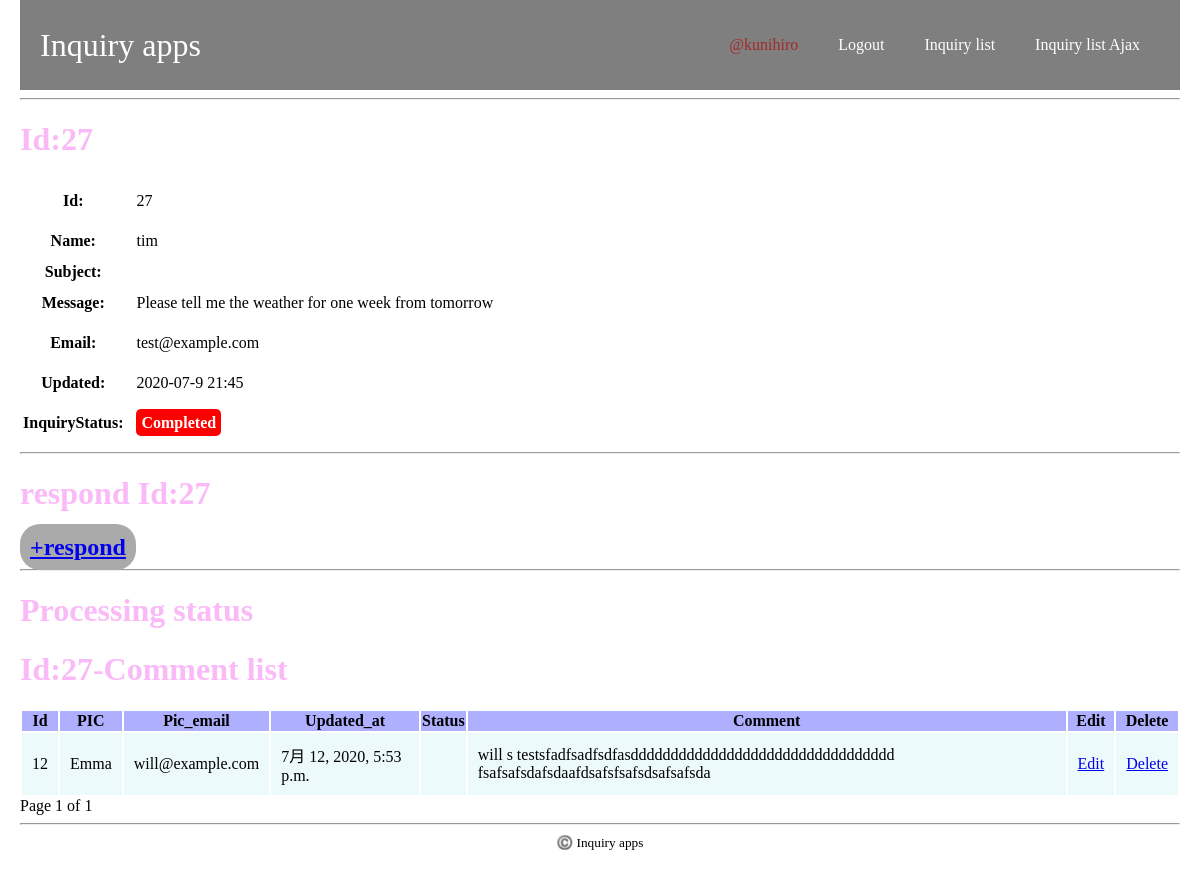
/inquiry/27/comment/list/ (signed in), run on the app's committed database.
### inquiry_apps/models.py (models this page shows, shortened)
class Inquiry(models.Model):
    class Meta:
        db_table = 'inquiry'
    name = models.CharField(verbose_name='name',
                                max_length=255)
    subject = models.CharField(verbose_name='subject',
                                max_length=255)
    message = models.CharField(verbose_name='message',
                                max_length=500)
    email = models.EmailField(verbose_name='email')
    created_at = models.DateTimeField(verbose_name='created_at',
                                        auto_now_add=True)
    updated_at = models.DateTimeField(verbose_name='updated_at',
                                        auto_now_add=True)
    class InquiryStatus():
        Pending = 0
        Ignore = 1
        Completed = 2
    INQUIRY_STATUS_CHOICES = [
        (InquiryStatus.Pending, 'Pending'),
        (InquiryStatus.Ignore, 'Ignore'),
        (InquiryStatus.Completed, 'Completed'),
    ]
    inquiry_status = models.IntegerField(
        verbose_name='inquiry_status',
        choices=INQUIRY_STATUS_CHOICES,
        default=0
    )
    def inquiry_status_as_str(self):
        if self.inquiry_status == Inquiry.InquiryStatus.Pending:
            return Inquiry.INQUIRY_STATUS_CHOICES[0][1]
        if self.inquiry_status == Inquiry.InquiryStatus.Ignore:
            return Inquiry.INQUIRY_STATUS_CHOICES[1][1]
        if self.inquiry_status == Inquiry.InquiryStatus.Completed:
            return Inquiry.INQUIRY_STATUS_CHOICES[2][1]

class InquiryComment(models.Model):
    class Meta:
        db_table = 'inquiry_comment'
    inquiry_id = models.IntegerField(verbose_name='inquiry_id',
                                        null=True,)
    class PersonInCharge():
        Andrew = 0
        William = 1
        Emma = 2
    PERSON_IN_CHARGE_CHOICES = [
        (PersonInCharge.Andrew, 'Andrew'),
        (PersonInCharge.William, 'William'),
        (PersonInCharge.Emma, 'Emma'),
    ]
    pic = models.IntegerField(verbose_name='person_in_charge',
                            choices=PERSON_IN_CHARGE_CHOICES,
                            max_length=20,)
    pic_email = models.EmailField(verbose_name='pic_email',
                                    max_length=255)
    created_at = models.DateTimeField(verbose_name='created_at',
                                        auto_now_add=True,)
    updated_at = models.DateTimeField(verbose_name='updated_at',
                                        auto_now=True,)
    class InquiryStatus():
        Pending = 0
        Ignore = 1
        Completed = 2
    INQUIRY_STATUS_CHOICES = [
        (Inquiry.InquiryStatus.Pending, 'Pending'),
        (Inquiry.InquiryStatus.Ignore, 'Ignore'),
        (Inquiry.InquiryStatus.Completed, 'Completed'),
    ]
    inquiry_status = models.IntegerField(
        verbose_name='inquiry_status',
        choices=INQUIRY_STATUS_CHOICES,
        default=0
    )
    if __name__ == '__main__':
        print('来てる？')
        result = Inquiry(inquiry_status)
        result.inquiry_status_as_str()
    comment = models.CharField(max_length=500)

### inquiry_apps/views.py (the view)
# urls.py: path('inquiry/<int:inquiry_id>/comment/list/', views.comment_list, name='comment_list'),
@login_required(login_url='/inquiry/login/')
@require_http_methods(['GET'])
def comment_list(request, inquiry_id):
    inquiry = get_object_or_404(Inquiry, id=inquiry_id)
    qs = InquiryComment.objects.filter(inquiry_id=inquiry_id).order_by('id').reverse()
    inquiry_comments = []
    for p in qs:
        inquiry_comments.append(p)
    inquiry_comments = _paginator(request, inquiry_comments)
    context = {
        'inquiry': inquiry,
        'inquiry_comments': inquiry_comments,
    }
    return render(request, 'inquiry_apps/comment_list.html', context)

### inquiry_apps/views.py (called while the page is built)
def _paginator(request, qs):
    paginator = Paginator(qs, 5)
    page = request.GET.get('page', 1)
    try:
        inquiry_lists = paginator.page(page)
    except PageNotAnInteger:
        inquiry_lists = paginator.page(1)
    except EmptyPage:
        inquiry_lists = paginator.page(paginator.num_pages)
    return inquiry_lists

### inquiry_apps/templates/inquiry_apps/comment_list.html (shortened to what this page needs)
{% extends 'inquiry_apps/base.html' %}
{% block content %}
<h1>Id:{{ inquiry.id }}</h1>
<table class="inquiry_table">
    <tr>
        <th>Id:</th>
        <td>{{ inquiry.id }}</td>
    </tr>
    <tr>
        <th>Name:</th>
        <td>{{ inquiry.name }}</td>
    </tr>
    <tr>
        <th>Subject:</th>
        <td>{{ inquiry.subject }}</td>
    </tr>
    <tr>
        <th>Message:</th>
        <td>{{ inquiry.message }}</td>
    </tr>
    <tr>
        <th>Email:</th>
        <td>{{ inquiry.email }}</td>
    </tr>
    <tr>
        <th>Updated:</th>
        <td>{{ inquiry.updated_at|date:"Y-m-j H:i" }}</td>
    </tr>
    <tr>
        <th>InquiryStatus:</th>
        <td class="inquiry_status">
        <span>
        {{ inquiry.inquiry_status_as_str}}
        </span>
        </td>
    </tr>
</table>
<hr>
<h1>respond Id:{{ inquiry.id }}</h1>
<h2 class='inquiry_add_comment_proceed'><a href="{% url 'inquiry_apps:comment_add' inquiry.id %}">+respond</a></h2>
<hr>
<h1　style='color:rgba(000,000,255,0.3)'>Processing status</h1>
<h1>Id:{{ inquiry.id }}-Comment list</h1>
<table class="comment_list_table">
    <thead>
        <tr>
            <th>Id</th>
            <th>PIC</th>
            <th>Pic_email</th>
            <th>Updated_at</th>
            <th>Status</th>
            <th>Comment</th>
            <th>Edit</th>
            <th>Delete</th>
        </tr>
    </thead>
    <tbody>
        {% for inquiry_comment in inquiry_comments %}
        <tr>
            <td>{{ inquiry_comment.id }}</td>
            <td>
                <div class="container"><span>PIC</span>
                    <span>{% if inquiry_comment.pic == comment.PersonInCharge.Andrew %}
                    Andrew
                    {% elif inquiry_comment.pic == comment.PersonInCharge.William %}
                    William
                    {% else %}
                    Emma
                    {% endif %}
                    </span></div>
            </td>
            <td><div class="container"><span>Pic_email</span><span>{{ inquiry_comment.pic_email }}</span></div></td>
            <td><div class="container"><span>Updated_at</span><span>{{ inquiry_comment.updated_at }}</span></div></td>
            <td>
            </td>
            <td><div class="container"><span>Comment</span><span>{{ inquiry_comment.comment|truncatechars:150 }}</span></div></td>
            <td><div class="container"><a href="{% url 'inquiry_apps:edit_comment' inquiry.id inquiry_comment.id %}">Edit</a></div></td>
            <td><div class="container"><a href="{% url 'inquiry_apps:delete_comment' inquiry.id inquiry_comment.id %}">Delete</a></div></td>
        </tr>
        {% endfor %}
    </tbody>
</table>
Page {{ inquiry_comments.number }} of {{ inquiry_comments.paginator.num_pages }}
{% endblock %}

### inquiry_apps/templates/inquiry_apps/base.html (shortened to what this page needs)
{% load static %}
<!doctype html>
<html lang="ja">
<head>
    <link rel="stylesheet" href="{% static 'inquiry_apps/css/base.css' %}">
</head>
<body>
    <header class="header">
        <div class="header-bg">
            <div class="header-cat">
                <div class="header-logo">
                    <a href="/">Inquiry apps</a>
                </div>
                <nav class="header-navi">
                    <div class="header-navi-wrap">
                        <ul class="header-navi-list">
                            <li class="header-navi-item"><a href="{% url 'inquiry_apps:edit_profile' %}" style="color:brown;">@{{ user }}</a></li>
                            <li class="header-navi-item"><a href="{% url 'inquiry_apps:inquiry_logout' %}">Logout</a></li>
                            <li class="header-navi-item"><a href="{% url 'inquiry_apps:inquiry_list' %}">Inquiry list</a></li>
                            <li class="header-navi-item"><a href="{% url 'inquiry_apps:inquiry_list_ajax' %}">Inquiry list Ajax</a></li>
                        </ul>
                    </div>
                </nav>
            </div>
        </div>
    </header>
    <div class="content">
        <hr>
        {% block content %}
        {% endblock %}
    </div>
    <hr>
    <div class="footer">
        <small class="copy-right">©️ Inquiry apps</small>
    </div>
</body>
</html>

### inquiry_apps/static/inquiry_apps/css/base.css (style rules this page uses)
html { font-size: 16px; }
body { margin: 0 20px; }
ul, ol { list-style: none; }
h1 { color: rgba(241, 70, 233, 0.377); }
.header { width: 100%; left: 0; top: 0; z-index: 1000; background-color: rgb(000,000,000,.5); }
.header-bg { position: relative; z-index: 2; padding: 20px; flex-wrap: wrap; }
.header-logo a { font-family: cursive; display: block; text-decoration: none; font-size: 2rem; color: #fff; }
.header-cat { display: flex; flex-wrap: wrap; justify-content: space-between; align-items: center; }
.header-navi-list { display: flex; }
.header-navi a { text-decoration: none; padding-left: 20px; padding-right: 20px; font-size: 1rem; color: #fff; }
.inquiry_add_comment_proceed { display:inline; background: #aaaaaa; color: #ffffff; padding: 10px; border-radius: 20px; }
table tr td { padding: 10px; }
.inquiry_list_table thead, .comment_list_table thead { background: rgba(55, 55, 255, .4); }
.inquiry_list_table tr:nth-child(odd) td, .comment_list_table tr:nth-child(odd) td { background: rgba(161, 230, 233, 0.192); }
table tr .inquiry_status span { color: white; padding: 5px; border-radius: 5px; background: #fd0000; font-weight: bold; }
.footer { text-align: center; }

### data on the page
Inquiry: id "27", name "tim", message "Please tell me the weather for one week from tomorrow", email "test@example.com", updated_at "2020-07-9 21:45", inquiry_status_as_str "Completed"
InquiryComment: id "12", pic "Emma", pic_email "will@example.com", updated_at "7月 12, 2020, 5:53 p.m.", comment "will s testsfadfsadfsdfasddddddddddddddddddddddddddddddddd fsafsafsdafsdaafdsafsfsafsdsafsafsda"

### other printed values
{{ user }} "kunihiro"
{{ inquiry_comments.number }} "1"
{{ inquiry_comments.paginator.num_pages }} "1"
